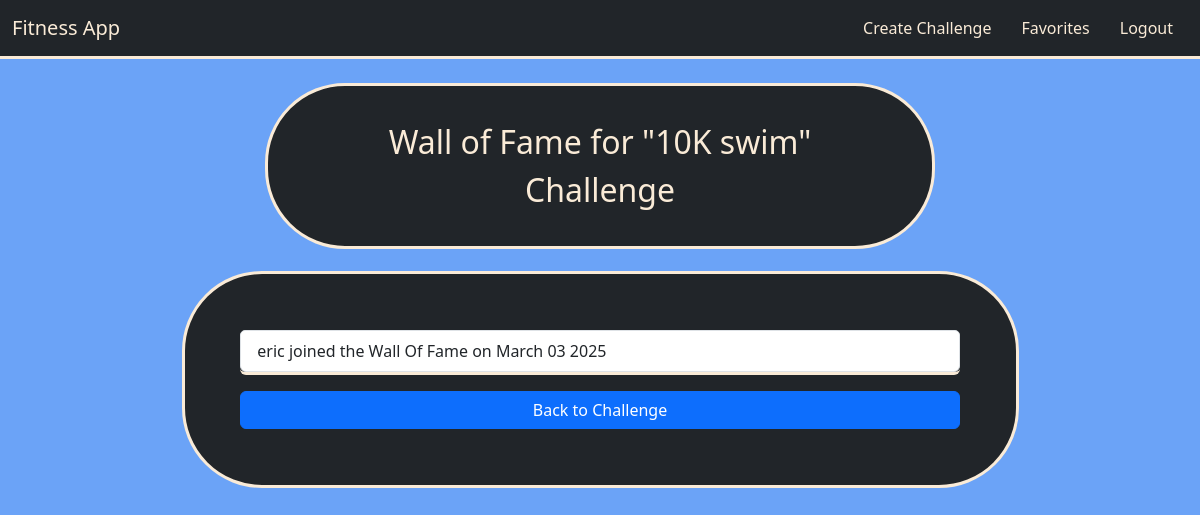
The page /2/wall_of_fame (signed in) on the database its author committed.
### models.py (models this page shows)
class Challenge(db.Model):
    id = db.Column(db.Integer, primary_key=True)
    user_id = db.Column(db.Integer, db.ForeignKey('user.id'), nullable=True)
    challenge_type = db.Column(db.String(80), nullable=False)
    image = db.Column(db.String(200), nullable=True)
    description = db.Column(db.Text, nullable=False)
    tags = db.Column(db.String(200), nullable=True)
    created_at = db.Column(db.DateTime, default=func.now())
    goals = db.relationship('Goal', backref='challenge', lazy=True, cascade="all, delete-orphan")
    badges = db.relationship('ChallengeBadge', backref='challenge', lazy=True, cascade="all, delete-orphan")
    chat_messages = db.relationship('ChatMessage', backref='challenge', lazy=True, cascade="all, delete-orphan")
    statuses = db.relationship('UserChallengeStatus', backref='challenge', lazy=True, cascade="all, delete-orphan")
    completions = db.relationship('CompletedChallenge', backref='challenge', lazy=True, cascade="all, delete-orphan")
    favorites = db.relationship('Favorite', backref='challenge', lazy=True, cascade="all, delete-orphan")

class CompletedChallenge(db.Model):
    id = db.Column(db.Integer, primary_key=True)
    user_id = db.Column(db.Integer, db.ForeignKey('user.id'), nullable=False)
    challenge_id = db.Column(db.Integer, db.ForeignKey('challenge.id'), nullable=False)
    completed_at = db.Column(db.DateTime, default=datetime.utcnow)
    fully_completed = db.Column(db.Boolean, default=False)  # New flag

class User(db.Model):
    id = db.Column(db.Integer, primary_key=True)
    username = db.Column(db.String(80), unique=True, nullable=False)
    email = db.Column(db.String(120), nullable=False)
    password = db.Column(db.String(128), nullable=False)
    challenges = db.relationship('Challenge', backref='creator', lazy=True)
    chat_messages = db.relationship('ChatMessage', backref='user', lazy=True)
    statuses = db.relationship('UserChallengeStatus', backref='user', lazy=True)
    completed_challenges = db.relationship('CompletedChallenge', backref='user', lazy=True)
    favorites = db.relationship('Favorite', backref='user', lazy=True)

### routes/challenge_routes.py (the view)
@challenge_bp.route('/<int:challenge_id>/wall_of_fame')
def wall_of_fame(challenge_id):
    challenge_obj = Challenge.query.get(challenge_id)
    if not challenge_obj:
        flash('Challenge not found.')
        return redirect(url_for('challenge_bp.index'))
    wall_entries = CompletedChallenge.query.filter_by(challenge_id=challenge_id, fully_completed=True)\
                    .order_by(CompletedChallenge.completed_at.desc()).all()
    return render_template('challenge_wall_of_fame.html', wall_entries=wall_entries, challenge=challenge_obj)

### templates/challenge_wall_of_fame.html
{% extends "layout.html" %}
{% block content %}
  <div class="container titles">
    <p class="headers">Wall of Fame for "{{ challenge.challenge_type }}" Challenge</p>
  </div>
  <div class="card content gap border-3">
    <ul class="list-group">
      {% for entry in wall_entries %}
        <li class="list-group-item">
          {{ entry.user.username }} joined the Wall Of Fame on {{ entry.completed_at.strftime('%B %m %Y') }}
        </li>
      {% else %}
        <li class="list-group-item">No completions yet.</li>
      {% endfor %}
    </ul>
    <a href="{{ url_for('challenge_bp.challenge', challenge_id=challenge.id) }}" class="btn btn-primary mt-3">
      Back to Challenge
    </a>
  </div>
{% endblock %}

### static/css/main.css (style rules this page uses)
body { background-color:rgb(107, 163, 247); }
.titles { color: antiquewhite; margin: auto; width: 60%; background-color: #212529; border-style: solid; border-color: antiquewhite; border-radius: 5em; }
.titles .headers { padding: 5%; margin: auto; text-align: center; font-size: 2em; }
.content { color: antiquewhite; padding: 5%; margin: 2% auto; width: 75%; background-color: #212529; border-style: solid; border-color: antiquewhite; border-radius: 5em; }

### rows shown on the page
Challenge: challenge_type "10K swim"
CompletedChallenge: user.username "eric", completed_at "March 03 2025"
